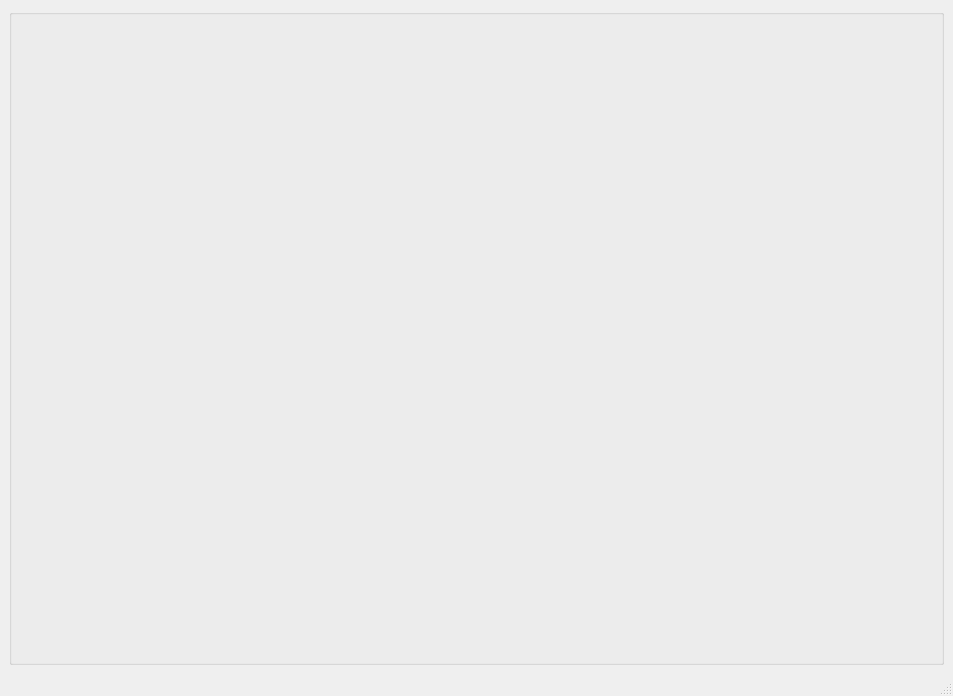
<?xml version="1.0" encoding="UTF-8"?>
<ui version="4.0">
 <class>MainWindow</class>
 <widget class="QMainWindow" name="MainWindow">
  <property name="geometry">
   <rect>
    <x>0</x>
    <y>0</y>
    <width>953</width>
    <height>696</height>
   </rect>
  </property>
  <property name="windowTitle">
   <string>MainWindow</string>
  </property>
  <widget class="QWidget" name="centralwidget">
   <layout class="QGridLayout" name="gridLayout">
    <item row="0" column="0">
     <widget class="QGroupBox" name="obj_grpbox_radar">
      <property name="title">
       <string/>
      </property>
     </widget>
    </item>
   </layout>
  </widget>
  <widget class="QMenuBar" name="menubar">
   <property name="geometry">
    <rect>
     <x>0</x>
     <y>0</y>
     <width>953</width>
     <height>25</height>
    </rect>
   </property>
  </widget>
  <widget class="QStatusBar" name="statusbar"/>
 </widget>
 <resources/>
 <connections/>
</ui>
